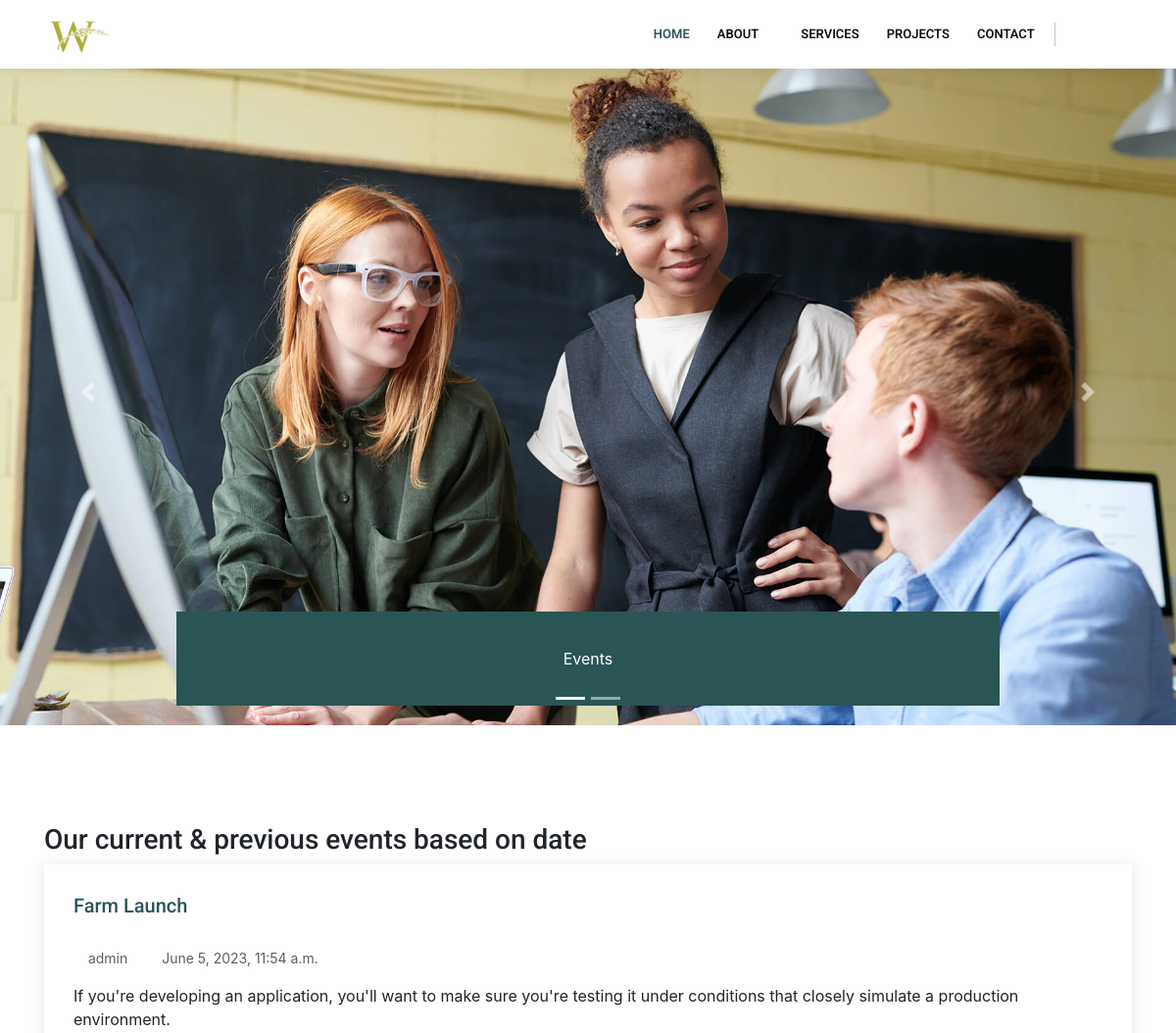
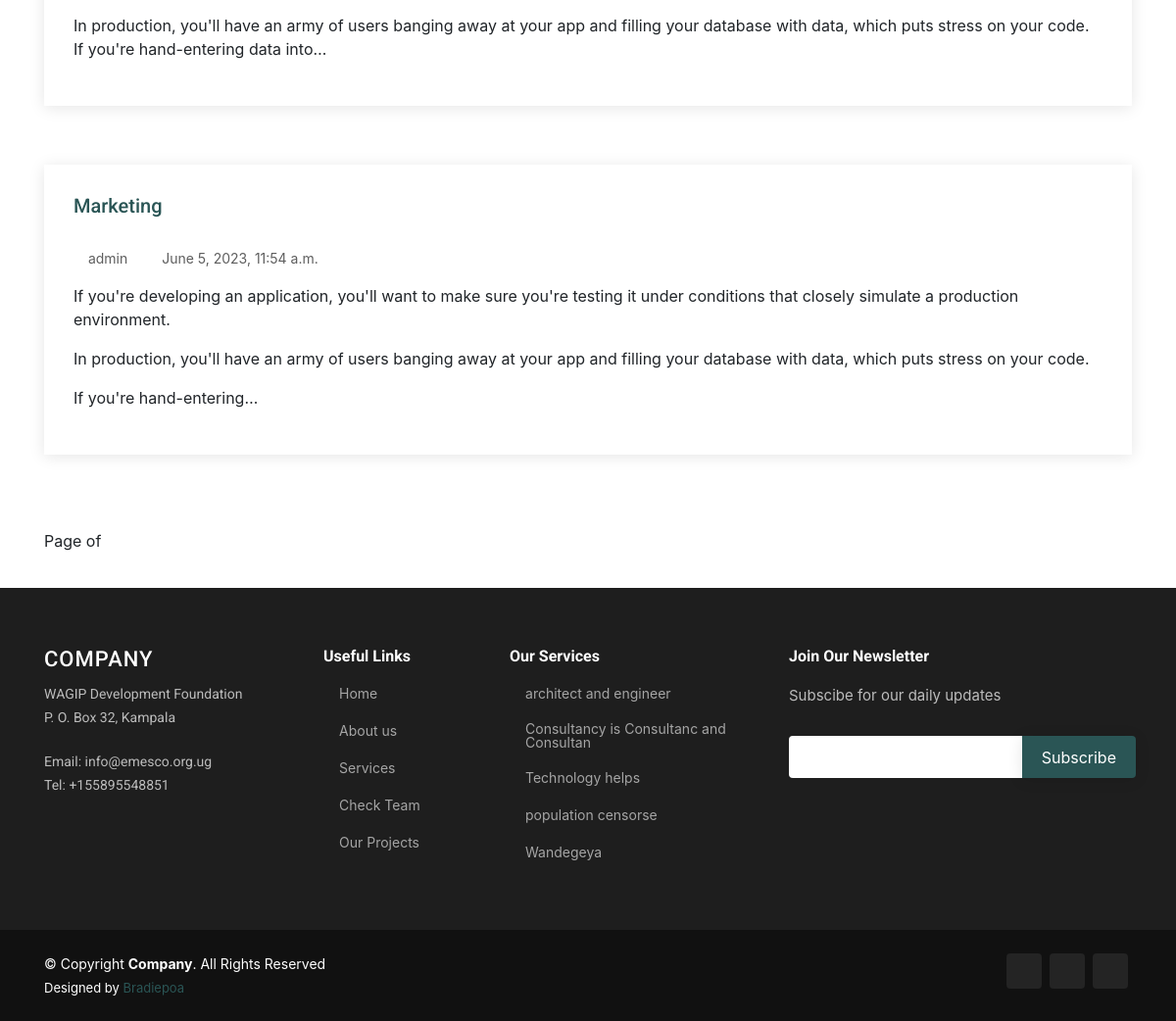
The app's page /events with its own data (2 pictures, top to bottom).
### mainweb/models.py (models this page shows, shortened)
class Banners(models.Model):
    CATE = (
		('home','home'),
		('about','about'),
		('team','team'),
        ('events','events'),
	)
    id = models.UUIDField(primary_key=True, default=uuid.uuid4, editable=False)
    categories = models.CharField(max_length=200, choices=CATE)
    Note = RichTextField()
    image = models.ImageField(upload_to='banners/')
    date = models.DateTimeField(auto_now_add=True,auto_now=False)
    last_updated = models.DateTimeField(auto_now_add=False,auto_now=True)
    class Meta:
        verbose_name_plural = '20. Banners'

class CurrentAndPreviousEvents(models.Model):
    id = models.UUIDField(primary_key=True, default=uuid.uuid4, editable=False)
    name        = models.CharField(max_length=200)
    description = RichTextField()
    image       = models.ImageField(upload_to ='events')
    date        =  models.DateField(auto_now_add=True, auto_now=False)
    is_published = models.BooleanField(default=True)
    last_update  =  models.DateField(auto_now_add=False, auto_now=True)
    event_date   =  models.DateTimeField(auto_now_add=False, auto_now=False)
    class Meta:
        verbose_name_plural = '21. Events'

class Location(models.Model):
    Company_name = models.CharField(max_length=200,unique=True)
    P_o_box_no = models.CharField(max_length=200,unique=True)
    date_created = models.DateField(auto_now_add=True, auto_now=False)
    laste_update = models.DateField(auto_now_add=False, auto_now=True)
    class Meta:
        verbose_name_plural = '03. Location'

class Email(models.Model):
    email= models.EmailField(unique=True)
    describe_email = models.CharField(max_length=200)
    date_created = models.DateField(auto_now_add=True, auto_now=False)
    laste_update = models.DateField(auto_now_add=False, auto_now=True)
    class Meta:
        verbose_name_plural = '02. Emails'

class OfficePhone(models.Model):
    Phone_number= models.CharField(max_length=13, unique=True)
    describe_Phone_number = models.CharField(max_length=200)
    date_created = models.DateField(auto_now_add=True, auto_now=False)
    laste_update = models.DateField(auto_now_add=False, auto_now=True)
    class Meta:
        verbose_name_plural = '01. Office Phone'

class Service(models.Model):
    name = models.CharField(max_length=200,unique=True)
    category = models.ForeignKey(serviceCategory, on_delete=models.CASCADE,)
    image = models.ImageField(upload_to ='services')
    description = RichTextField()
    created_by = models.CharField(max_length=200)
    is_published = models.BooleanField(default=True)
    date = models.DateField(auto_now_add=False, auto_now=False)
    date_created = models.DateField(auto_now_add=True, auto_now=False)
    laste_update = models.DateField(auto_now_add=False, auto_now=True)
    class Meta:
        verbose_name_plural = '15. Services'

### mainweb/views.py (the view)
# urls.py: path('events', views.eventView, name='events'),
def eventView(request):
	banner = Banners.objects.filter(categories='events').order_by("date")
	events = CurrentAndPreviousEvents.objects.filter(is_published=True).order_by('event_date')
	querryset = Service.objects.order_by('-date').filter(is_published=True)
	locate = Location.objects.all().order_by('-date_created')
	emailz = Email.objects.all().order_by('-date_created')
	phones = OfficePhone.objects.all().order_by('-date_created')
	context = {
		'locate':locate,'emailz':emailz,'phones':phones,'events':events,
	'querryset':querryset,'banner':banner
	}
	return render(request, 'mainweb/events.html', context)

### mainweb/templates/mainweb/events.html
{% extends 'mainweb/main.html' %}
{% load static %}
{% block content %}
{% include 'mainweb/sliders.html' %}
<main id="main">
  <section id="blog" class="blog">
    <div class="container" data-aos="fade-up">
      <h3>Our  current & previous events based on date</h3>
      <div class="row">
        {% if events %}
        {% for envents in events|slice:":3" %}
        <div class="col-lg-12 entries">
          <article class="entry" data-aos="fade-up">
            <h5>
              <a class="pattern stretched-link" href="{% url 'mainweb:event' envents.id %}">{{envents.name|title}}</a>
            </h5><br>
            <div class="entry-meta">
              <ul>
                <li class="d-flex align-items-center"><i class="icofont-user"></i> <a href="">admin</a></li>
                <li class="d-flex align-items-center"><i class="icofont-wall-clock"></i> <a href=""><time datetime="2020-01-01">{{envents.event_date}}</time></a></li>
              </ul>
            </div>
            <div class="entry-content">
              <p class="text-justify">
                {{ envents.description|truncatechars:350|safe }}
              </p>
            </div>
          </article>
        </div>
        {% endfor %}
        <div class="paginator">
          <p class="paginator">{% include "mainweb/pagination.html" with page=querryset %}</p>
        </div>
        {% else %}
          <p>No Information presented for both, previous and current events</p>
        {% endif %}
      </div>
    </div>
  </section>
</main>
{% endblock content %}

### mainweb/templates/mainweb/sliders.html (shortened to what this page needs)
<section>
    <div id="carouselExampleIndicators" class="carousel slide" data-ride="carousel">
      <ol class="carousel-indicators">
        {% for banners in banner %}
          {% if forloop.counter0 == 0 %}
            <li data-target="#carouselExampleIndicators" data-slide-to="{{ forloop.counter0 }}" class="active"></li>
          {% else %}
            <li data-target="#carouselExampleIndicators" data-slide-to="{{ forloop.counter0 }}"></li>
          {% endif %}
        {% endfor %}
      </ol>
      <div class="carousel-inner">
        {% for banners in banner %}
          {% if forloop.counter0 == 0 %}
            <div class="carousel-item active">
          {% else %}
            <div class="carousel-item">
          {% endif %}
              <img src="{{ banners.image.url }}" class="d-block w-100" alt="...">
              <div style="background-color: rgb(42, 85, 85);" class="carousel-caption animate__animated" data-aos="fade-up">
                <p class="justify">{{ banners.Note|safe }}</p>
              </div>
            </div>
        {% endfor %}
      </div>
      <a class="carousel-control-prev" href="#carouselExampleIndicators" role="button" data-slide="prev">
        <span class="carousel-control-prev-icon" aria-hidden="true"></span>
      </a>
      <a class="carousel-control-next" href="#carouselExampleIndicators" role="button" data-slide="next">
        <span class="carousel-control-next-icon" aria-hidden="true"></span>
      </a>
    </div>
  </section>

### mainweb/templates/mainweb/footer.html
  <footer id="footer">
    <div class="footer-top">
      <div class="container">
        <div class="row">
          <div class="col-lg-3 col-md-6 footer-contact">
            <h3>Company</h3>
          {% for location in locate|slice:":1" %}
            <p>{{ location.Company_name }}</p>
            <p>{{ location.P_o_box_no }} </p>
          {% endfor %}
          <br>
          {% for emails in emailz|slice:":1" %}
            <p>Email: {{emails.email}}</p>
          {% endfor %}
          {% for phone in phones|slice:":1" %}
           <p>Tel: {{phone.Phone_number}}</p>
          {% endfor %}
          </div>
          <div class="col-lg-2 col-md-6 footer-links">
            <h4>Useful Links</h4>
            <ul>
              <li><i class="bx bx-chevron-right"></i> <a href="/">Home</a></li>
              <li><i class="bx bx-chevron-right"></i> <a href="{% url 'mainweb:aboutpage' %}">About us</a></li>
              <li><i class="bx bx-chevron-right"></i> <a href="{% url 'mainweb:servicespage' %}">Services</a></li>
              <li><i class="bx bx-chevron-right"></i> <a href="{% url 'mainweb:teampage' %}">Check Team</a></li>
              <li><i class="bx bx-chevron-right"></i> <a href="#">Our Projects</a></li>
            </ul>
          </div>
          <div class="col-lg-3 col-md-6 footer-links">
            <h4>Our Services</h4>
            <ul>
              {% for serv in querryset|slice:"5" %}
              <li><i class="bx bx-chevron-right"></i> <a href="{% url 'mainweb:service' serv.id %}">{{serv.name}}</a></li>
              {% endfor %}
            </ul>
          </div>
          <div class="col-lg-4 col-md-6 footer-newsletter">
            <h4>Join Our Newsletter</h4>
            <p>Subscibe for our daily updates</p>
            <form action="" method="">
              <input type="email" name="email"><input type="submit" value="Subscribe">
            </form>
          </div>
        </div>
      </div>
    </div>
    <div class="container d-md-flex py-4">
      <div class="mr-md-auto text-center text-md-left">
        <div class="copyright">
          &copy; Copyright <strong><span>Company</span></strong>. All Rights Reserved
        </div>
        <div class="credits">
          Designed by <a href="">Bradiepoa</a>
        </div>
      </div>
      <div class="social-links text-center text-md-right pt-3 pt-md-0">
        <a href="#" class="twitter"><i class="bx bxl-twitter"></i></a>
        <a href="#" class="instagram"><i class="bx bxl-instagram"></i></a>
        <a href="#" class="linkedin"><i class="bx bxl-linkedin"></i></a>
      </div>
    </div>
  </footer>

### static/assets/css/style.css (style rules this page uses)
a { color: rgb(42, 85, 85); }
h1, h2, h3, h4, h5, h6 { font-family: "Roboto", sans-serif; }
section { padding: 60px 0; overflow: hidden; }
.blog { padding: 40px 0 20px 0; }
.blog .entry { padding: 30px; margin-bottom: 60px; box-shadow: 0px 2px 15px rgba(0, 0, 0, 0.1); }
.blog .entry .entry-meta { margin-bottom: 15px; color: #aaaaaa; }
.blog .entry .entry-meta ul { display: flex; flex-wrap: wrap; list-style: none; padding: 0; margin: 0; }
.blog .entry .entry-meta ul li + li { padding-left: 20px; }
.blog .entry .entry-meta i { font-size: 14px; padding-right: 4px; }
.blog .entry .entry-meta a { color: #5e5e5e; font-size: 14px; display: inline-block; line-height: 20px; transition: 0.3s; }
.blog .entry .entry-content p { line-height: 24px; }
#footer { color: #fff; font-size: 14px; background: #111; }
#footer .footer-top { padding: 60px 0 30px 0; background: #1e1e1e; }
#footer .footer-top .footer-contact { margin-bottom: 30px; }
#footer .footer-top .footer-contact h3 { font-size: 22px; margin: 0 0 10px 0; padding: 2px 0 2px 0; line-height: 1; font-weight: 500; letter-spacing: 1px; text-transform: uppercase; color: #fff; }
#footer .footer-top .footer-contact p { font-size: 14px; line-height: 24px; margin-bottom: 0; font-family: "Roboto", sans-serif; color: rgba(255, 255, 255, 0.7); }
#footer .footer-top h4 { font-size: 16px; font-weight: bold; color: #fff; position: relative; padding-bottom: 12px; }
#footer .footer-top .footer-links { margin-bottom: 30px; }
#footer .footer-top .footer-links ul { list-style: none; padding: 0; margin: 0; }
#footer .footer-top .footer-links ul i { padding-right: 2px; color: rgb(42, 85, 85); font-size: 18px; line-height: 1; }
#footer .footer-top .footer-links ul li { padding: 10px 0; display: flex; align-items: center; }
#footer .footer-top .footer-links ul li:first-child { padding-top: 0; }
#footer .footer-top .footer-links ul a { color: rgba(255, 255, 255, 0.6); transition: 0.3s; display: inline-block; line-height: 1; }
#footer .footer-newsletter { font-size: 15px; color: rgba(255, 255, 255, 0.7); }
#footer .footer-newsletter h4 { font-size: 16px; font-weight: bold; color: #fff; position: relative; padding-bottom: 12px; }
#footer .footer-newsletter form { margin-top: 30px; background: #fff; padding: 6px 10px; position: relative; border-radius: 4px 0 0 4px; text-align: left; }
#footer .footer-newsletter form input[type="email"] { border: 0; padding: 4px 8px; width: calc(100% - 100px); }
#footer .footer-newsletter form input[type="submit"] { position: absolute; top: 0; right: -4px; bottom: 0; border: 0; background: none; font-size: 16px; padding: 0 20px; background: rgb(42, 85, 85); color: #fff; transition: 0.3s; border-radius: 0 4px 4px 0; box-shadow: 0px 2px 15px rgba(0, 0, 0, 0.1); }
#footer .credits { padding-top: 5px; font-size: 13px; color: #fff; }
#footer .social-links a { font-size: 18px; display: inline-block; background: rgba(255, 255, 255, 0.08); color: #fff; line-height: 1; padding: 8px 0; margin-right: 4px; border-radius: 4px; text-align: center; width: 36px; height: 36px; transition: 0.3s; }

### records on screen
Banners: image (picture), Note "Events"
CurrentAndPreviousEvents: name "Farm Launch", event_date "June 5, 2023, 11:54 a.m.", description "If you're developing an application, you'll want to make sure you're testing it under conditions that closely simulate a production environment. In production, you'll have an army of users banging away at your app and filling your database with data, which puts stress on your code. If you're hand-entering data into…"
CurrentAndPreviousEvents: name "Marketing", event_date "June 5, 2023, 11:54 a.m.", description "If you're developing an application, you'll want to make sure you're testing it under conditions that closely simulate a production environment. In production, you'll have an army of users banging away at your app and filling your database with data, which puts stress on your code. If you're hand-entering…"
Location: Company_name "WAGIP Development Foundation", P_o_box_no "P. O. Box 32, Kampala"
Email: email "info@emesco.org.ug"
OfficePhone: Phone_number "+155895548851"
Service: name "architect and engineer"
Service: name "Consultancy is Consultanc and Consultan"
Service: name "Technology helps"
Service: name "population censorse"
Service: name "Wandegeya"
